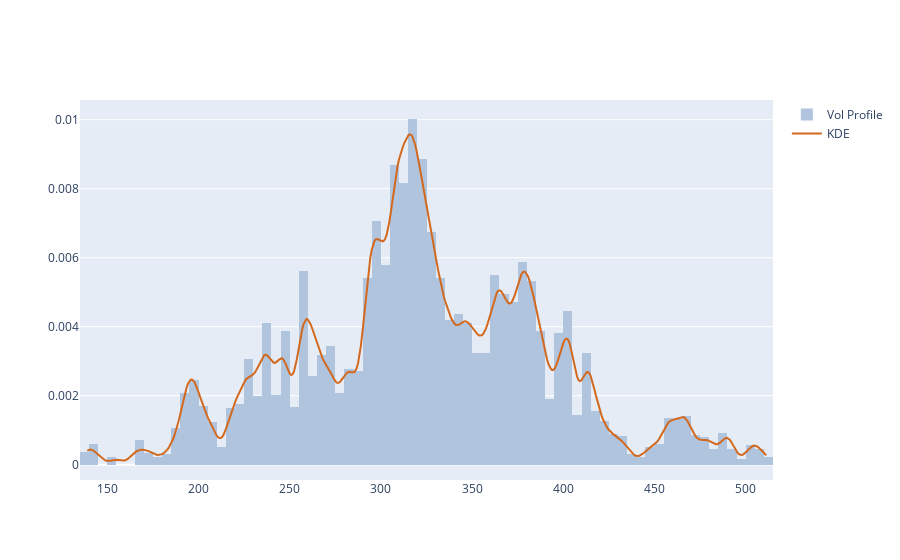

Here is the notebook cell this chart was saved with:
### Code cell
# Kernel Density Estimator (KDE) plot
from scipy import stats, signal

kde_factor = 0.05
num_samples = 500
kde = stats.gaussian_kde(lulu.Close,weights=lulu.Volume,bw_method=kde_factor)
xr = np.linspace(lulu.Close.min(),lulu.Close.max(),num_samples)
kdy = kde(xr)
ticks_per_sample = (xr.max() - xr.min()) / num_samples

def get_dist_plot(c, v, kx, ky):
    fig = go.Figure()
    fig.add_trace(go.Histogram(name='Vol Profile', x=c, y=v, nbinsx=150, 
                               histfunc='sum', histnorm='probability density',
                               marker_color='#B0C4DE'))
    fig.add_trace(go.Scatter(name='KDE', x=kx, y=ky, mode='lines', marker_color='#D2691E'))
    return fig

get_dist_plot(lulu.Close, lulu.Volume, xr, kdy).show()

### Figure 1 — Plotly figure (JSON) as saved in the notebook; plotly's stock layout.template omitted (floating-point values rounded to 4 significant figures; data arrays with more than 128 entries replaced by an {"elided": "..."} marker saying what was removed)
{"data": [{"histfunc": "sum", "histnorm": "probability density", "marker": {"color": "#B0C4DE"}, "name": "Vol Profile", "nbinsx": 150, "type": "histogram", "x": {"elided": "1418 float values"}, "y": {"elided": "1418 float values"}}, {"marker": {"color": "#D2691E"}, "mode": "lines", "name": "KDE", "type": "scatter", "x": {"elided": "500 float values"}, "y": {"elided": "500 float values"}}], "layout": {}}
